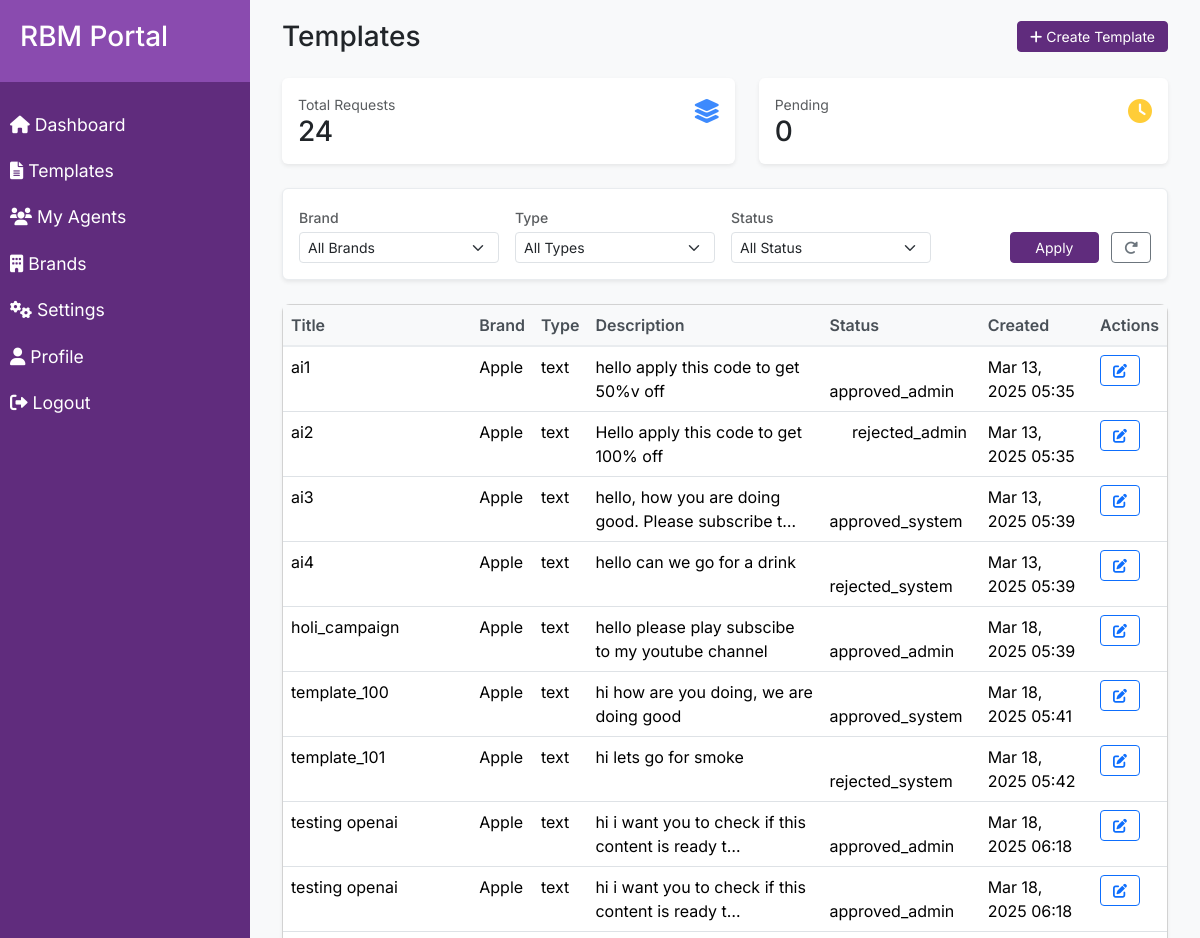
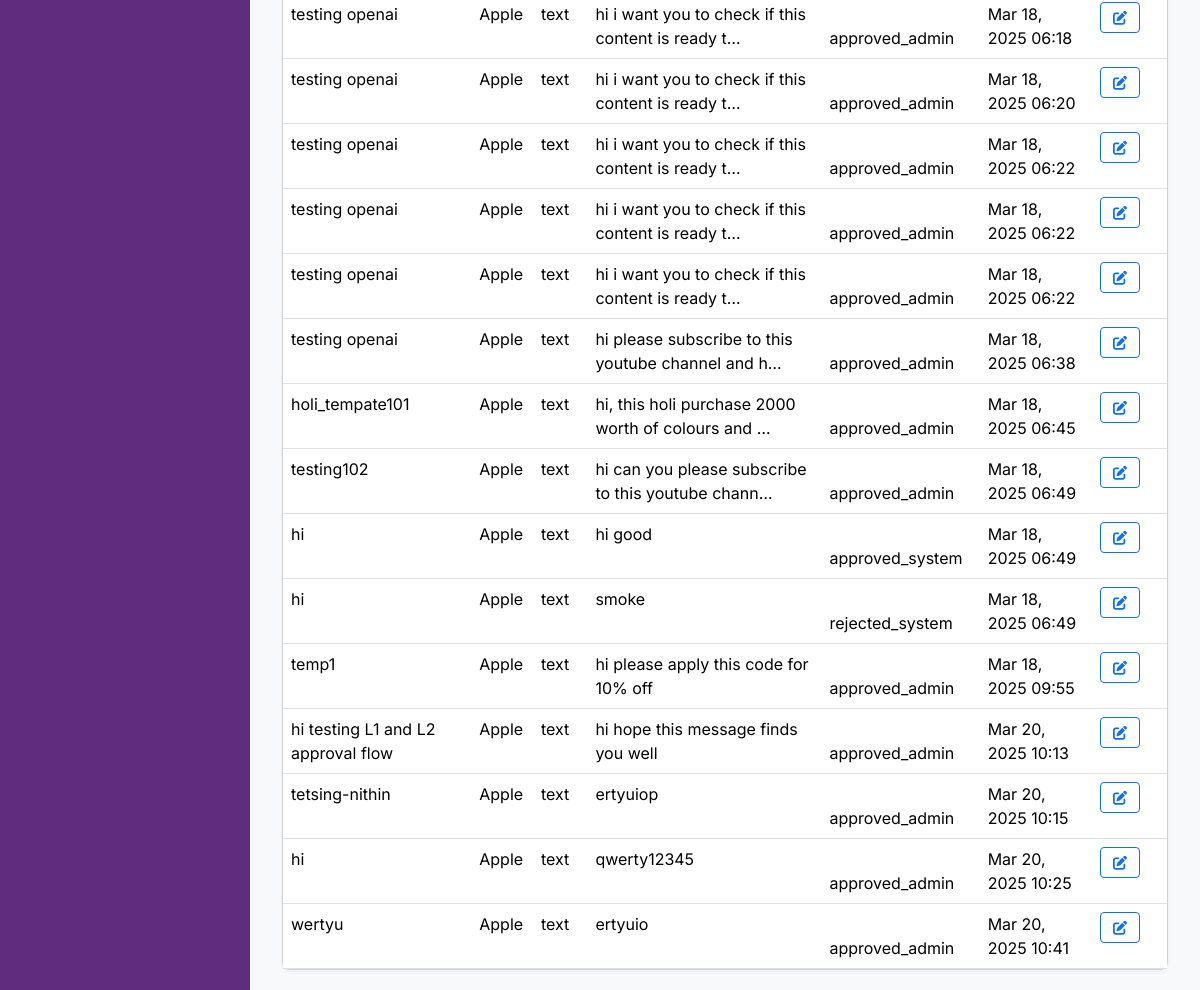
Before: /templates/ (signed in) with the older database file (2 pictures, top to bottom).
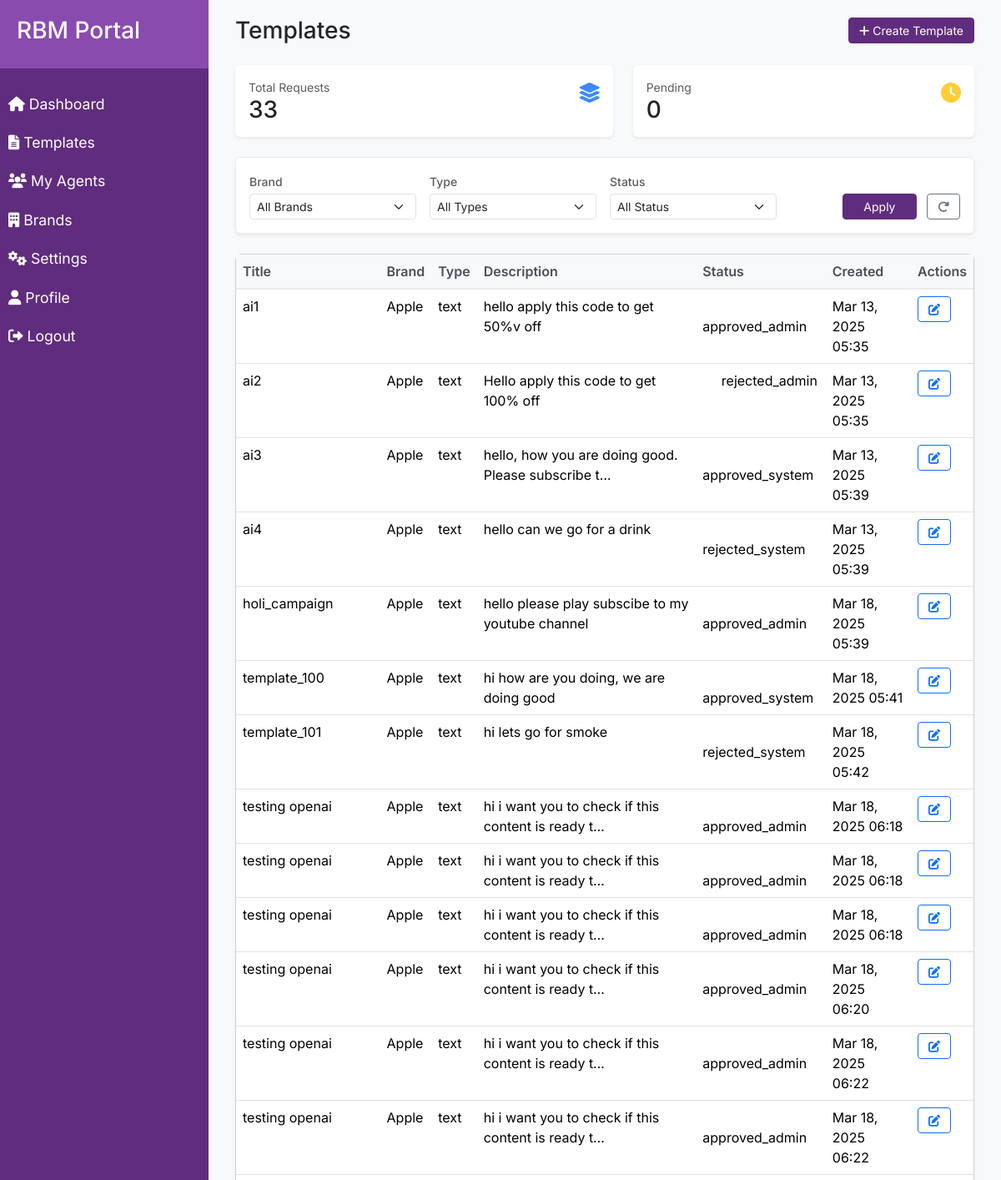
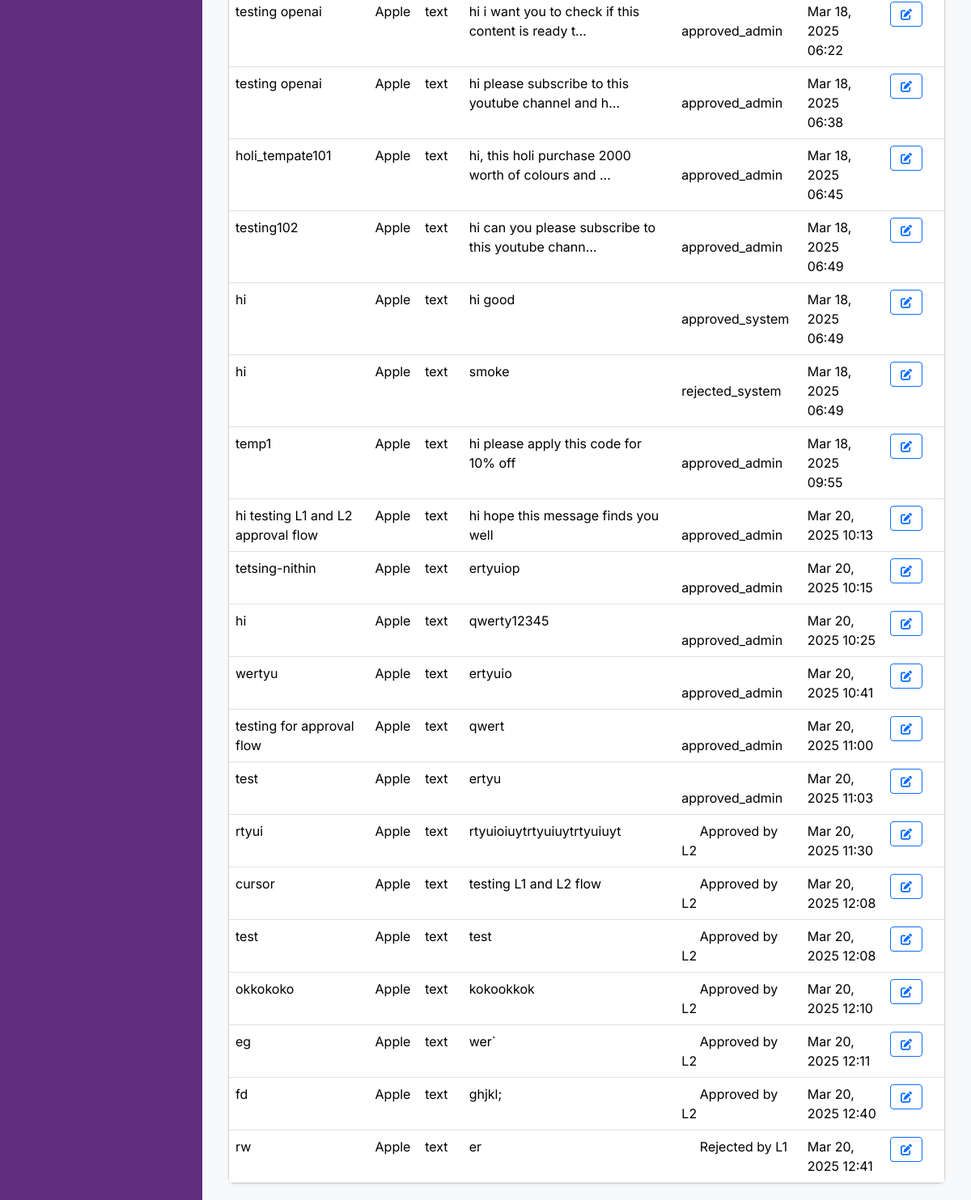
After: the same page with the newer database file (2 pictures, top to bottom).
### dashboard/models.py (models this page shows, shortened)
class Template(models.Model):
    STATUS_CHOICES = [
        ('pending_l1', 'Pending L1 Approval'),
        ('approved_l1', 'Approved by L1'),
        ('rejected_l1', 'Rejected by L1'),
        ('approved_l2', 'Approved by L2'),
        ('rejected_l2', 'Rejected by L2'),
    ]
    MESSAGE_TYPES = [
        ('text', 'Text'),
        ('media', 'Media'),
        ('card', 'Card'),
    ]
    title = models.CharField(max_length=200)
    content = models.TextField()
    variables = models.TextField(blank=True)  # Allow any string without JSON validation
    message_type = models.CharField(max_length=20, choices=MESSAGE_TYPES)
    status = models.CharField(max_length=20, choices=STATUS_CHOICES, default='pending_l1')
    brand = models.ForeignKey(Brand, on_delete=models.CASCADE)
    created_by = models.ForeignKey(User, on_delete=models.CASCADE)
    created_at = models.DateTimeField(auto_now_add=True)
    updated_at = models.DateTimeField(auto_now=True)

class Brand(models.Model):
    name = models.CharField(max_length=100)
    description = models.TextField(blank=True)
    created_at = models.DateTimeField(auto_now_add=True)

### dashboard/views.py (the view)
# urls.py: path('templates/', views.template_list, name='template_list'),
@login_required
def template_list(request):
    brand = request.GET.get('brand')
    message_type = request.GET.get('message_type')
    status = request.GET.get('status')
    date = request.GET.get('date')
    stage = request.GET.get('stage')
    aggregator = request.GET.get('aggregator')
    templates = Template.objects.all()
    if brand:
        templates = templates.filter(brand_id=brand)
    if message_type:
        templates = templates.filter(message_type=message_type)
    if status:
        templates = templates.filter(status=status)
    if date:
        templates = templates.filter(created_at__date=date)
    if stage:
        templates = templates.filter(stage=stage)
    if aggregator:
        templates = templates.filter(aggregator=aggregator)
    template_filters = [
        {
            'name': 'message_type',
            'label': 'Message Type',
            'selected': message_type,
            'options': [
                {'value': 'text', 'label': 'Text'},
                {'value': 'media', 'label': 'Media'},
                {'value': 'card', 'label': 'Card'},
            ]
        },
        {
            'name': 'stage',
            'label': 'Stage',
            'selected': stage,
            'options': [
                {'value': 'all', 'label': 'All'},
                {'value': 'creation', 'label': 'Creation'},
                {'value': 'review', 'label': 'Review'},
            ]
        },
        {
            'name': 'status',
            'label': 'Status',
            'selected': status,
            'options': [
                {'value': opt[0], 'label': opt[1]}
                for opt in Template.STATUS_CHOICES
            ]
        },
        {
            'name': 'brand',
            'label': 'Brand',
            'selected': brand,
            'options': [
                {'value': b.id, 'label': b.name}
                for b in Brand.objects.all()
            ]
        },
        {
            'name': 'aggregator',
            'label': 'Aggregator',
            'selected': aggregator,
            'options': [
                {'value': 'all', 'label': 'All'},
            ]
        }
    ]
    context = {
        'templates': templates,
        'template_filters': template_filters,
        'total_count': Template.objects.count(),
        'pending_count': Template.objects.filter(status='pending').count(),
    }
    return render(request, 'dashboard/template_list.html', context)

### templates/dashboard/template_list.html (shortened to what the changed rows need)
{% extends 'base.html' %}
{% block content %}
<div class="container-fluid">
    <div class="d-flex justify-content-between align-items-center mb-4">
        <h1 class="h3 mb-0">Templates</h1>
    </div>
    <div class="stats-row d-flex gap-4 mb-4">
        <div class="stat-card bg-white rounded p-3 flex-grow-1 shadow-sm">
            <div class="d-flex justify-content-between">
                <div>
                    <div class="text-muted small">Total Requests</div>
                    <div class="h3 mb-0">{{ total_count }}</div>
                </div>
            </div>
        </div>
    </div>
    <div class="card">
        <div class="card-body p-0">
            <div class="table-responsive">
                <table class="table table-hover mb-0">
                    <thead>
                        <tr>
                            <th>Title</th>
                            <th>Brand</th>
                            <th>Type</th>
                            <th>Description</th>
                            <th>Status</th>
                            <th>Created</th>
                            <th>Actions</th>
                        </tr>
                    </thead>
                    <tbody>
                        {% for template in templates %}
                        <tr>
                            <td>{{ template.title }}</td>
                            <td>{{ template.brand.name }}</td>
                            <td>{{ template.message_type }}</td>
                            <td>{{ template.content|truncatechars:50 }}</td>
                            <td>
                                <span class="status-indicator status-{{ template.status }}"></span>
                                {{ template.get_status_display }}
                            </td>
                            <td>{{ template.created_at|date:"M d, Y H:i" }}</td>
                            <td>
                                <a href="#" class="btn btn-sm btn-outline-primary">
                                    <i class="fas fa-edit"></i>
                                </a>
                            </td>
                        </tr>
                        {% endfor %}
                    </tbody>
                </table>
            </div>
        </div>
    </div>
</div>
{% endblock %}

Changed rows visible on the page:
added Template: title "testing for approval flow", brand.name "Apple", message_type "text", content "qwert", status "approved_admin", created_at "Mar 20, 2025 11:00"
added Template: title "test", brand.name "Apple", message_type "text", content "ertyu", status "approved_admin", created_at "Mar 20, 2025 11:03"
added Template: title "rtyui", brand.name "Apple", message_type "text", content "rtyuioiuytrtyuiuytrtyuiuyt", status "Approved by L2", created_at "Mar 20, 2025 11:30"
added Template: title "cursor", brand.name "Apple", message_type "text", content "testing L1 and L2 flow", status "Approved by L2", created_at "Mar 20, 2025 12:08"
added Template: title "test", brand.name "Apple", message_type "text", content "test", status "Approved by L2", created_at "Mar 20, 2025 12:08"
added Template: title "okkokoko", brand.name "Apple", message_type "text", content "kokookkok", status "Approved by L2", created_at "Mar 20, 2025 12:10"
added Template: title "eg", brand.name "Apple", message_type "text", content "wer`", status "Approved by L2", created_at "Mar 20, 2025 12:11"
added Template: title "fd", brand.name "Apple", message_type "text", content "ghjkl;", status "Approved by L2", created_at "Mar 20, 2025 12:40"
added Template: title "rw", brand.name "Apple", message_type "text", content "er", status "Rejected by L1", created_at "Mar 20, 2025 12:41"
Other visible differences:
{{ total_count }}: "24" → "33"
